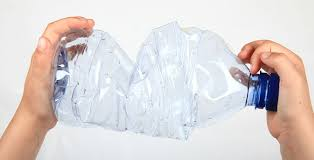
#> input picture R_1.jpg, 314 x 160 px, given in place of the camera
$ python cv.py
#> lines starting #> are read from the running program, lines starting #| are printed output that depends on the picture; after the words box and inside, x2 and y2 are one past the last pixel; in counts of white or black regions, pixels touching at a corner belong together
import cv2
import numpy as np

# Start webcam
cap = cv2.VideoCapture(0)

while True:
    ret, frame = cap.read()
#> frame is the input picture: shape (160, 314, 3); mean B, G, R 213, 214, 221.3
    if not ret:
        break

    # Resize the frame
    image = cv2.resize(frame, (640, 480))
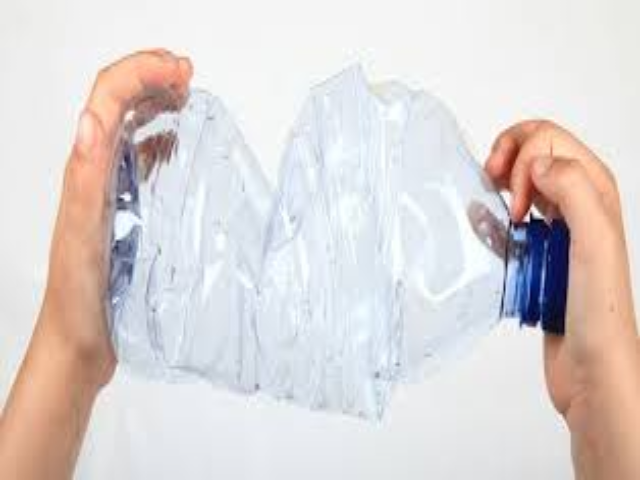
#> image: shape (480, 640, 3); mean B, G, R 212.9, 214, 221.2

    # Convert BGR to HSV
    hsv = cv2.cvtColor(image, cv2.COLOR_BGR2HSV)
#> hsv: shape (480, 640, 3); mean H, S, V 62.7, 29.8, 228.9

    # Baby pink HSV range (adjust if needed)
    lower_pink = np.array([160, 50, 150])
    upper_pink = np.array([180, 150, 255])

    # Create a mask for baby pink
    mask = cv2.inRange(hsv, lower_pink, upper_pink)
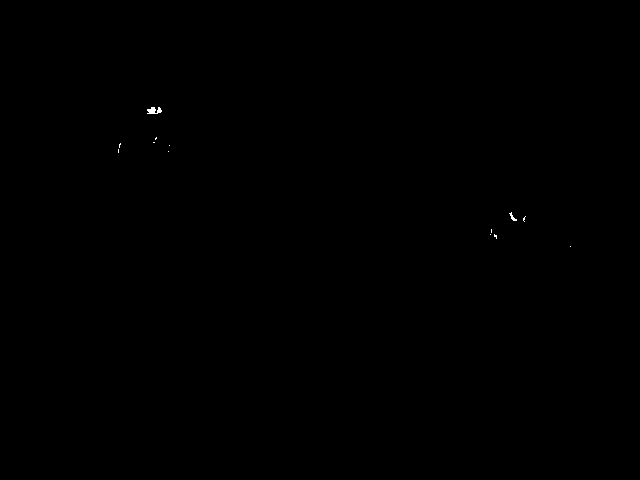
#> mask: shape (480, 640); 0.05% white; 13 white regions (11 under 20 px), largest, box (x1, y1, x2, y2) and area: (147, 107, 162, 114) 72, (509, 212, 517, 221) 27

    # Apply mask to original image
    result = cv2.bitwise_and(image, image, mask=mask)

    # Show the result
    cv2.imshow("Baby Pink Detection", result)

    # Exit on pressing 'q'
    if cv2.waitKey(1) & 0xFF == ord('q'):
#> (key q is pressed here)
        break

# Cleanup
cap.release()
cv2.destroyAllWindows()
